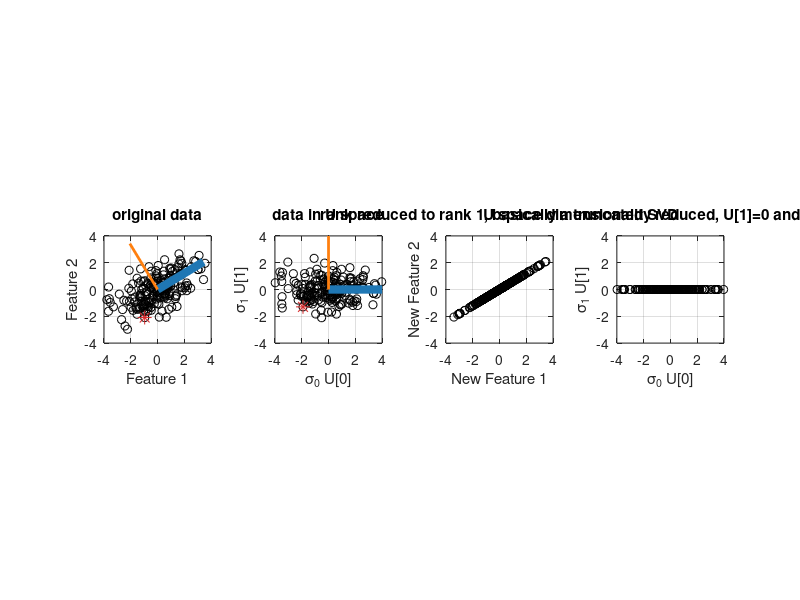

MATLAB code to generate this figure:
% Sascha Spors, Professorship Signal Theory and Digital Signal Processing, 
% Institute of Communications Engineering (INT), Faculty of Computer Science
% and Electrical Engineering (IEF), University of Rostock, Germany
%
% Data Driven Audio Signal Processing - A Tutorial with Computational Examples
% Feel free to contact lecturer frank.schultz@uni-rostock.de
%
% Exercise 06: SVD / PCA on 2D data

clear all
%close all
clc

rng(1)
xmax = 4;

N = 200;
R = 2;
mu = [0, 0];
sigma = [2, 0.8; 0.8, 1];
A = mvnrnd(mu, sigma, N);
A = A - mean(A);  % if mean free col SVD and pca() are same
if R ~= rank(A)  % check rank
    disp('!!! matrix A has not the desired rank R !!!')
end

[coeff, score, latent] = pca(A);
[U, S, V] = svd(A);
pcs = U*S;
pcl = V;

%% check pca() vs. SVD solution -> must yield numerical zero
tmp = 0;
for c=1:size(score, 2)
    tmp = tmp + min(norm(pcs(:, c) + score(:, c)), norm(pcs(:, c) - score(:, c)));
    tmp = tmp + min(norm(pcl(:, c) + coeff(:, c)), norm(pcl(:, c) - coeff(:, c)));
end
disp('we should get numerical zero which indicates our manual SVD == pca()')
tmp / size(score, 2) / 2

%% check 4 subspaces
disp('4 subspacxe check of A -> orth() / null() vs. SVD data')
norm(orth(A) - U(:, 1:R),'fro')  % check column space == 1st two cols of U
null(A)  % check null space == zero vec
norm(orth(A') - V, 'fro')  % check row space == all V
norm(null(A') - U(:, R+1:end), 'fro')  % check left null space, remaining cols of U->large

%%
disp('rot angle')
acos(V(1, 1)) * 180/pi
phi = -31.0065*pi/180;
disp('rot matrix = V = ')
[cos(phi), sin(phi); -sin(phi), cos(phi)]
% ==
V

%% 
disp('the variance of the principal component signals')
var(pcs).'
disp('is equal to the eigvals(A''*A) / (N-1)')
R = A'*A / (size(A, 1)-1);
sort(eig(R), 'descend')
disp('is equal to the (sing vals of A)^2 / (N-1)')
diag(S'*S) / (size(A, 1)-1)
disp('is equal to latent from pca()')
latent


%%
R_red = 1;
Dim_red = R_red;

% rank1-matrix superposition up to rank R_red
S_tmp = S;
for r = R_red+1:size(S, 2)
    S_tmp(r, r) = 0;
end
A_R_red = (U*S_tmp) * V';
% we can do this also by setting corresponding PC loadings to zero
% V_red = V;
% V_red(:, R_red+1:end) = 0;
% A_R_red = (U*S) * V_red';

A_Dim_red = A*0;  % we use same dim as A for convenient plotting the data
% however the last R-Dim_red columns are exactly zero and thus the matrix
% is of dim N x Dim_red
A_Dim_red(:, 1:Dim_red) = pcs(:, 1:Dim_red);  % pcs = U*S
% cf. the lecture approach, slide 5-23:
%   tmp = A*0;
%   tmp(:, 1:Dim_red) = A * V(:, 1:Dim_red);

% if Dim_red == R_red the matrix
A_R_red2 = A_Dim_red(:, 1:Dim_red) * V(:, 1:Dim_red)';
% is same as A_R_red from above
norm(A_R_red2-A_R_red,'fro')
% in lecture known as
% Reconstruction using a limited number of principle components, cf. slide 5-23

%% plot
ax_original_feature_space = subplot(1, 4, 1);
for n = 1:N
    plot(A(n, 1), A(n, 2), 'ko'), hold on 
end
% plot 4*v0 and 4*v1:
plot([0 4*V(1,1)],[0 4*V(2,1)], 'color', '#1f77b4', 'linewidth', 6)
plot([0 4*V(1,2)],[0 4*V(2,2)], 'color', '#ff7f0e', 'linewidth', 2)
hold off
xlim([-xmax, xmax])
ylim([-xmax, xmax])
axis square
xlabel('Feature 1')
ylabel('Feature 2')
title('original data')
grid on

ax_pc_space = subplot(1, 4, 2);
for n = 1:N
    plot(pcs(n, 1), pcs(n, 2), 'ko'), hold on 
end
plot([0 4],[0 0], 'color', '#1f77b4', 'linewidth', 6)
plot([0 0],[0 4], 'color', '#ff7f0e', 'linewidth', 2)

hold off
xlim([-xmax, xmax])
ylim([-xmax, xmax])
axis square
xlabel('\sigma_0 U[0]')
ylabel('\sigma_1 U[1]')
title('data in U space')
grid on

subplot(1, 4, 3)
for n = 1:N
    plot(A_R_red(n, 1), A_R_red(n, 2), 'ko'), hold on 
end
hold off
xlim([-xmax, xmax])
ylim([-xmax, xmax])
axis square
xlabel('New Feature 1')
ylabel('New Feature 2')
title('rank reduced to rank 1, basically a truncated SVD')
grid on

subplot(1, 4, 4)
for n = 1:N
    plot(A_Dim_red(n, 1), A_Dim_red(n, 2), 'ko'), hold on 
end
hold off
xlim([-xmax, xmax])
ylim([-xmax, xmax])
axis square
xlabel('\sigma_0 U[0]')
ylabel('\sigma_1 U[1]')
title('U space dimensionality reduced, U[1]=0 and/or \sigma_0=0')
grid on


%%
disp('percentage of explained variance')
latent/sum(latent) * 100
disp('cumsum percentage of explained variance')
cumsum(latent)/sum(latent)*100

xmax
disp('xmax should be larger than')
max([max(max(abs(A)))...
max(max(abs(pcs)))...
max(max(abs(A_R_red)))...
max(max(abs(A_Dim_red)))])

%% how the covariance comes into play
% eigenwert / -value problem is often used to proof PCA without further
% knowledge that PCA == SVD for mean free columns, check text books
% (A V0)' (A V0) = (Sigma0 U0)' (Sigma0 U0)
% V0' A' A V0 = Sigma0^2 U0' U0 = Sigma0^2
% V0 * (V0' A' A V0) = (V0) * Sigma0^2
% A'A V0 = Sigma0^2 V0
% with CovA = A'A this leads to eigenval/-vector problem for CovA
% CovV V0 = Sigma0^2 V0 with eigen val Sigma0^2 / eigen vec v0
% normalize this by (N-1) (bias free estimate of CovA if mean was estimated from data)
% CovV/(N-1) V0 = Sigma0^2/(N-1) V0
% so  Sigma0^2/(N-1) is the variance of the first pcs = first latent of pca()
% this variance explains most of data
% do this for all other V vectors

% variance for first principal component (v0 -> sigma0 u0)
[(A*V(:,1))' * (A*V(:,1)) / (N-1)... % ==
S(1,1)^2  / (N-1)... %==
latent(1)]
% variance for second principal component (v1 -> sigma1 u1)
[(A*V(:,2))' * (A*V(:,2)) / (N-1)... % ==
S(2,2)^2  / (N-1)... % ==
latent(2)]

% check specific data point
n = 195

disp('specific data point in original feature space')
[A(n,1)...
A(n,2)]

disp('(v0 -> sigma0 u0)')
[A(n,:) * V(:,1)... % proj onto v0 ==
S(1,1) * U(n,1)] % sigma0 * u0 
disp('(v1 -> sigma1 u1)')
[A(n,:) * V(:,2)... % proj onto v1 ==
S(2,2) * U(n,2)] % sigma1 * u1

disp('specific data point in the PC space')
[S(1,1) * U(n,1)...
S(2,2) * U(n,2)]

axes(ax_original_feature_space)
hold on
plot(A(n,1), A(n,2), '*', 'color', '#d62728', 'markersize', 10)
hold off
axes(ax_pc_space)
hold on
plot(S(1,1) * U(n,1), S(2,2) * U(n,2), '*', 'color', '#d62728', 'markersize', 10)
hold off
